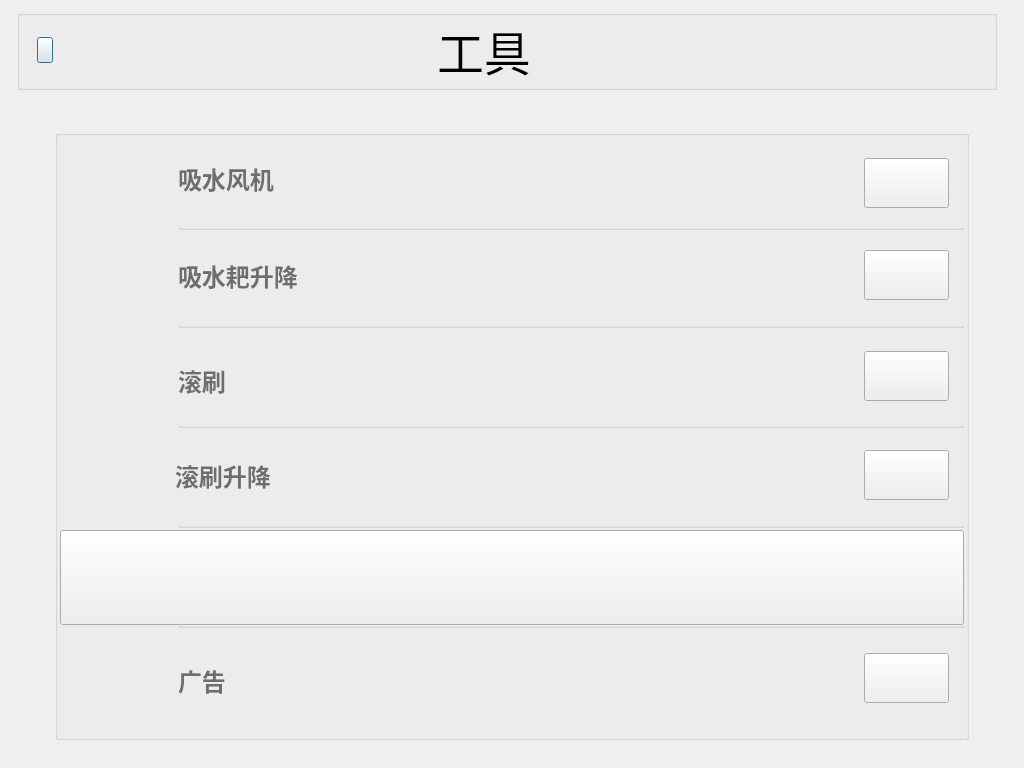
<?xml version="1.0" encoding="UTF-8"?>
<ui version="4.0">
 <class>toolW</class>
 <widget class="QDialog" name="toolW">
  <property name="geometry">
   <rect>
    <x>0</x>
    <y>0</y>
    <width>1024</width>
    <height>768</height>
   </rect>
  </property>
  <property name="font">
   <font>
    <family>宋体</family>
   </font>
  </property>
  <property name="windowTitle">
   <string>Dialog</string>
  </property>
  <property name="styleSheet">
   <string notr="true"/>
  </property>
  <widget class="QGroupBox" name="groupBox_2">
   <property name="geometry">
    <rect>
     <x>17</x>
     <y>10</y>
     <width>980</width>
     <height>80</height>
    </rect>
   </property>
   <property name="font">
    <font>
     <family>宋体</family>
     <pointsize>35</pointsize>
    </font>
   </property>
   <property name="styleSheet">
    <string notr="true">#groupBox_2
{
	border-image: url(:/new/prefix1/image/toolimag/back_board1.png);
}</string>
   </property>
   <property name="title">
    <string/>
   </property>
   <widget class="QPushButton" name="returnMainButton">
    <property name="geometry">
     <rect>
      <x>20</x>
      <y>27</y>
      <width>16</width>
      <height>26</height>
     </rect>
    </property>
    <property name="styleSheet">
     <string notr="true">border-image: url(:/new/prefix1/image/toolimag/return.png);</string>
    </property>
    <property name="text">
     <string/>
    </property>
   </widget>
   <widget class="QLabel" name="toolLabel">
    <property name="geometry">
     <rect>
      <x>420</x>
      <y>11</y>
      <width>111</width>
      <height>58</height>
     </rect>
    </property>
    <property name="font">
     <font>
      <family>宋体</family>
      <pointsize>35</pointsize>
      <weight>50</weight>
      <bold>false</bold>
     </font>
    </property>
    <property name="styleSheet">
     <string notr="true"/>
    </property>
    <property name="text">
     <string>工具</string>
    </property>
   </widget>
  </widget>
  <widget class="QGroupBox" name="groupBox">
   <property name="geometry">
    <rect>
     <x>55</x>
     <y>130</y>
     <width>914</width>
     <height>610</height>
    </rect>
   </property>
   <property name="font">
    <font>
     <family>宋体</family>
     <pointsize>18</pointsize>
     <kerning>false</kerning>
    </font>
   </property>
   <property name="styleSheet">
    <string notr="true">#groupBox
{
	border-image: url(:/new/prefix1/image/toolimag/back_board.png);
}</string>
   </property>
   <property name="title">
    <string/>
   </property>
   <widget class="QGroupBox" name="groupBox_3">
    <property name="geometry">
     <rect>
      <x>123</x>
      <y>98</y>
      <width>786</width>
      <height>2</height>
     </rect>
    </property>
    <property name="styleSheet">
     <string notr="true">border-image: url(:/new/prefix1/image/toolimag/light.png);</string>
    </property>
    <property name="title">
     <string/>
    </property>
   </widget>
   <widget class="QLabel" name="fanIconLabel">
    <property name="geometry">
     <rect>
      <x>33</x>
      <y>22</y>
      <width>60</width>
      <height>60</height>
     </rect>
    </property>
    <property name="styleSheet">
     <string notr="true">border-image: url(:/new/prefix1/image/toolimag/fan.png);</string>
    </property>
    <property name="text">
     <string/>
    </property>
   </widget>
   <widget class="QPushButton" name="fanButton">
    <property name="geometry">
     <rect>
      <x>809</x>
      <y>28</y>
      <width>85</width>
      <height>50</height>
     </rect>
    </property>
    <property name="styleSheet">
     <string notr="true">border-image: url(:/new/prefix1/image/toolimag/pbut_open.png);</string>
    </property>
    <property name="text">
     <string/>
    </property>
   </widget>
   <widget class="QLabel" name="fanLabel">
    <property name="geometry">
     <rect>
      <x>123</x>
      <y>28</y>
      <width>101</width>
      <height>41</height>
     </rect>
    </property>
    <property name="font">
     <font>
      <family>宋体</family>
      <pointsize>18</pointsize>
      <weight>75</weight>
      <bold>true</bold>
      <stylestrategy>PreferDefault</stylestrategy>
      <kerning>true</kerning>
     </font>
    </property>
    <property name="styleSheet">
     <string notr="true">color: rgb(110, 110, 110);</string>
    </property>
    <property name="frameShape">
     <enum>QFrame::NoFrame</enum>
    </property>
    <property name="frameShadow">
     <enum>QFrame::Plain</enum>
    </property>
    <property name="lineWidth">
     <number>0</number>
    </property>
    <property name="text">
     <string>吸水风机</string>
    </property>
    <property name="textFormat">
     <enum>Qt::AutoText</enum>
    </property>
    <property name="indent">
     <number>0</number>
    </property>
    <property name="textInteractionFlags">
     <set>Qt::LinksAccessibleByMouse</set>
    </property>
   </widget>
   <widget class="QGroupBox" name="groupBox_4">
    <property name="geometry">
     <rect>
      <x>123</x>
      <y>196</y>
      <width>786</width>
      <height>2</height>
     </rect>
    </property>
    <property name="styleSheet">
     <string notr="true">border-image: url(:/new/prefix1/image/toolimag/light.png);</string>
    </property>
    <property name="title">
     <string/>
    </property>
   </widget>
   <widget class="QLabel" name="brushIconLabel">
    <property name="geometry">
     <rect>
      <x>33</x>
      <y>222</y>
      <width>60</width>
      <height>60</height>
     </rect>
    </property>
    <property name="styleSheet">
     <string notr="true">border-image: url(:/new/prefix1/image/toolimag/brush.png);</string>
    </property>
    <property name="text">
     <string/>
    </property>
   </widget>
   <widget class="QGroupBox" name="groupBox_5">
    <property name="geometry">
     <rect>
      <x>123</x>
      <y>296</y>
      <width>786</width>
      <height>2</height>
     </rect>
    </property>
    <property name="styleSheet">
     <string notr="true">border-image: url(:/new/prefix1/image/toolimag/light.png);</string>
    </property>
    <property name="title">
     <string/>
    </property>
   </widget>
   <widget class="QLabel" name="brushLabel">
    <property name="geometry">
     <rect>
      <x>123</x>
      <y>230</y>
      <width>51</width>
      <height>41</height>
     </rect>
    </property>
    <property name="font">
     <font>
      <family>宋体</family>
      <pointsize>18</pointsize>
      <weight>75</weight>
      <bold>true</bold>
     </font>
    </property>
    <property name="styleSheet">
     <string notr="true">color: rgb(110, 110, 110);</string>
    </property>
    <property name="frameShape">
     <enum>QFrame::NoFrame</enum>
    </property>
    <property name="frameShadow">
     <enum>QFrame::Plain</enum>
    </property>
    <property name="lineWidth">
     <number>0</number>
    </property>
    <property name="text">
     <string>滚刷</string>
    </property>
    <property name="textFormat">
     <enum>Qt::AutoText</enum>
    </property>
    <property name="indent">
     <number>0</number>
    </property>
    <property name="textInteractionFlags">
     <set>Qt::LinksAccessibleByMouse</set>
    </property>
   </widget>
   <widget class="QGroupBox" name="groupBox_6">
    <property name="geometry">
     <rect>
      <x>123</x>
      <y>396</y>
      <width>786</width>
      <height>2</height>
     </rect>
    </property>
    <property name="styleSheet">
     <string notr="true">border-image: url(:/new/prefix1/image/toolimag/light.png);</string>
    </property>
    <property name="title">
     <string/>
    </property>
   </widget>
   <widget class="QGroupBox" name="groupBox_7">
    <property name="geometry">
     <rect>
      <x>123</x>
      <y>496</y>
      <width>786</width>
      <height>2</height>
     </rect>
    </property>
    <property name="styleSheet">
     <string notr="true">border-image: url(:/new/prefix1/image/toolimag/light.png);</string>
    </property>
    <property name="title">
     <string/>
    </property>
   </widget>
   <widget class="QLabel" name="adIconLabel">
    <property name="geometry">
     <rect>
      <x>33</x>
      <y>522</y>
      <width>60</width>
      <height>60</height>
     </rect>
    </property>
    <property name="styleSheet">
     <string notr="true">border-image: url(:/new/prefix1/image/toolimag/ad.png);</string>
    </property>
    <property name="text">
     <string/>
    </property>
   </widget>
   <widget class="QLabel" name="adLabel">
    <property name="geometry">
     <rect>
      <x>123</x>
      <y>530</y>
      <width>71</width>
      <height>41</height>
     </rect>
    </property>
    <property name="font">
     <font>
      <family>宋体</family>
      <pointsize>18</pointsize>
      <weight>75</weight>
      <bold>true</bold>
     </font>
    </property>
    <property name="styleSheet">
     <string notr="true">color: rgb(110, 110, 110);</string>
    </property>
    <property name="frameShape">
     <enum>QFrame::NoFrame</enum>
    </property>
    <property name="frameShadow">
     <enum>QFrame::Plain</enum>
    </property>
    <property name="lineWidth">
     <number>0</number>
    </property>
    <property name="text">
     <string>广告</string>
    </property>
    <property name="textFormat">
     <enum>Qt::AutoText</enum>
    </property>
    <property name="indent">
     <number>0</number>
    </property>
    <property name="textInteractionFlags">
     <set>Qt::LinksAccessibleByMouse</set>
    </property>
   </widget>
   <widget class="QPushButton" name="brushButton">
    <property name="geometry">
     <rect>
      <x>809</x>
      <y>221</y>
      <width>85</width>
      <height>50</height>
     </rect>
    </property>
    <property name="styleSheet">
     <string notr="true">border-image: url(:/new/prefix1/image/toolimag/pbut_close.png);</string>
    </property>
    <property name="text">
     <string/>
    </property>
   </widget>
   <widget class="QPushButton" name="adButton">
    <property name="geometry">
     <rect>
      <x>809</x>
      <y>523</y>
      <width>85</width>
      <height>50</height>
     </rect>
    </property>
    <property name="styleSheet">
     <string notr="true">border-image: url(:/new/prefix1/image/toolimag/pbut_close.png);</string>
    </property>
    <property name="text">
     <string/>
    </property>
   </widget>
   <widget class="QPushButton" name="suckingButton">
    <property name="geometry">
     <rect>
      <x>809</x>
      <y>120</y>
      <width>85</width>
      <height>50</height>
     </rect>
    </property>
    <property name="styleSheet">
     <string notr="true">border-image: url(:/new/prefix1/image/toolimag/pbut_close.png);</string>
    </property>
    <property name="text">
     <string/>
    </property>
   </widget>
   <widget class="QPushButton" name="brushUpButton">
    <property name="geometry">
     <rect>
      <x>809</x>
      <y>320</y>
      <width>85</width>
      <height>50</height>
     </rect>
    </property>
    <property name="styleSheet">
     <string notr="true">border-image: url(:/new/prefix1/image/toolimag/pbut_close.png);</string>
    </property>
    <property name="text">
     <string/>
    </property>
   </widget>
   <widget class="QPushButton" name="brushSpeedButton">
    <property name="geometry">
     <rect>
      <x>5</x>
      <y>400</y>
      <width>904</width>
      <height>95</height>
     </rect>
    </property>
    <property name="font">
     <font>
      <family>宋体</family>
      <pointsize>18</pointsize>
      <weight>75</weight>
      <bold>true</bold>
     </font>
    </property>
    <property name="styleSheet">
     <string notr="true">QPushButton{border-image: url(:/new/prefix1/image/toolimag/brush_speed.png)}
QPushButton:hover{border-image: url(:/new/prefix1/image/toolimag/brush_speed.png)}
QPushButton:pressed{border-image: url(:/new/prefix1/image/toolimag/brush_speed1.png)}</string>
    </property>
    <property name="text">
     <string/>
    </property>
   </widget>
   <widget class="QLabel" name="brushUpIconLabel">
    <property name="geometry">
     <rect>
      <x>33</x>
      <y>315</y>
      <width>60</width>
      <height>60</height>
     </rect>
    </property>
    <property name="styleSheet">
     <string notr="true">border-image: url(:/new/prefix1/image/toolimag/brush_up_dow.png);</string>
    </property>
    <property name="text">
     <string/>
    </property>
   </widget>
   <widget class="QLabel" name="brushUpLabel">
    <property name="geometry">
     <rect>
      <x>120</x>
      <y>325</y>
      <width>101</width>
      <height>41</height>
     </rect>
    </property>
    <property name="font">
     <font>
      <family>宋体</family>
      <pointsize>18</pointsize>
      <weight>75</weight>
      <bold>true</bold>
     </font>
    </property>
    <property name="styleSheet">
     <string notr="true">color: rgb(110, 110, 110);</string>
    </property>
    <property name="frameShape">
     <enum>QFrame::NoFrame</enum>
    </property>
    <property name="frameShadow">
     <enum>QFrame::Plain</enum>
    </property>
    <property name="lineWidth">
     <number>0</number>
    </property>
    <property name="text">
     <string>滚刷升降</string>
    </property>
    <property name="textFormat">
     <enum>Qt::AutoText</enum>
    </property>
    <property name="indent">
     <number>0</number>
    </property>
    <property name="textInteractionFlags">
     <set>Qt::LinksAccessibleByMouse</set>
    </property>
   </widget>
   <widget class="QLabel" name="suckingIconLabel">
    <property name="geometry">
     <rect>
      <x>33</x>
      <y>120</y>
      <width>60</width>
      <height>60</height>
     </rect>
    </property>
    <property name="styleSheet">
     <string notr="true">border-image: url(:/new/prefix1/image/toolimag/water_up_dow.png);</string>
    </property>
    <property name="text">
     <string/>
    </property>
   </widget>
   <widget class="QLabel" name="suckingLabel">
    <property name="geometry">
     <rect>
      <x>123</x>
      <y>125</y>
      <width>131</width>
      <height>41</height>
     </rect>
    </property>
    <property name="font">
     <font>
      <family>宋体</family>
      <pointsize>18</pointsize>
      <weight>75</weight>
      <bold>true</bold>
      <stylestrategy>PreferDefault</stylestrategy>
      <kerning>true</kerning>
     </font>
    </property>
    <property name="styleSheet">
     <string notr="true">color: rgb(110, 110, 110);</string>
    </property>
    <property name="frameShape">
     <enum>QFrame::NoFrame</enum>
    </property>
    <property name="frameShadow">
     <enum>QFrame::Plain</enum>
    </property>
    <property name="lineWidth">
     <number>0</number>
    </property>
    <property name="text">
     <string>吸水耙升降</string>
    </property>
    <property name="textFormat">
     <enum>Qt::AutoText</enum>
    </property>
    <property name="indent">
     <number>0</number>
    </property>
    <property name="textInteractionFlags">
     <set>Qt::LinksAccessibleByMouse</set>
    </property>
   </widget>
  </widget>
 </widget>
 <resources/>
 <connections/>
</ui>
